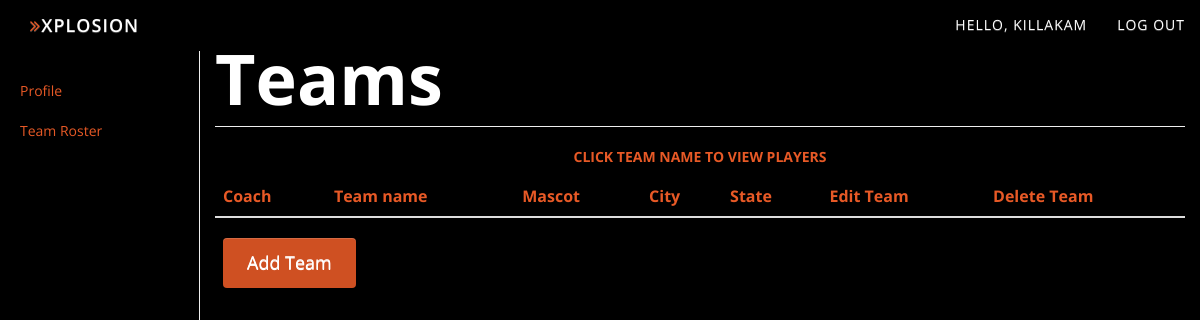
The app's page /Coach/Team/ (signed in), older data.
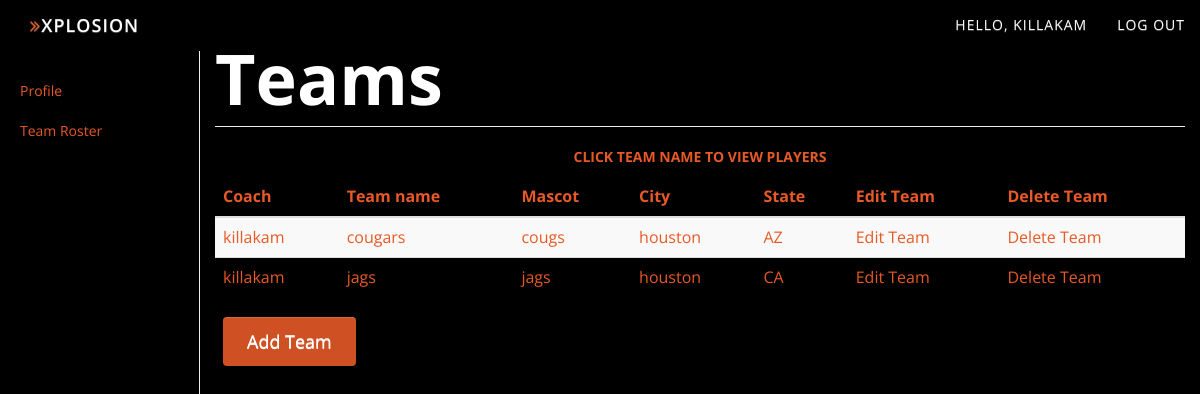
The same page, newer data.
### accounts/models.py (models this page shows, shortened)
class Teams(models.Model):
    coach = models.ForeignKey(Coachs, on_delete=models.CASCADE)
    team_name = models.CharField(max_length=40)
    mascot = models.CharField(max_length=15)
    city = models.CharField(max_length=21)
    state = models.CharField(max_length=20,choices=state_choice)

class Coachs(models.Model):
    user= models.OneToOneField(User, on_delete=models.CASCADE, unique=True, related_name='profile')
    city = models.CharField(max_length=21)
    state = models.CharField(max_length=20, choices=state_choice)
    def create_profile(sender, **kwargs):
        if kwargs['created']:
            user_profile = Coachs.objects.create(user=kwargs['instance'])
    post_save.connect(create_profile, sender=User)
    def __str__(self):
        return self.user.username

### accounts/views.py (the view)
# urls.py: url(r'^Coach/Team/$', views.Coach_Profile_Team, name='Coach_Profile_Team'),
def Coach_Profile_Team(request):
    team = request.user.profile.teams_set.all()
    args = {'team':team}
    return render(request, 'profile/Profile_Coach_Team.html', args)

### accounts/templates/profile/Profile_Coach_Team.html
{% extends 'profile/header.html' %}
{% block content %}
  <body style="background-color:#000">
   {% include 'profile/Navbar.html' %}
    <div class="container-fluid">
      <div class="row">
       {% include 'profile/Sidebar.html' %}
        <div class="col-sm-9 col-sm-offset-3 col-md-10 col-md-offset-2 main">
          <h1 class="page-header" style="color:#fff; font-size:5em">Teams</h1>
          <h5 style="text-align: center; color: #E75926;">Click team name to view players</h5>
          <div class="table-responsive">
            <table class="table table-striped" style="color:#E75926">
              <thead>
                <tr>
                  <th>Coach</th>
                  <th>Team name</th>
                  <th>Mascot</th>
                  <th>City</th>
                  <th>State</th>
                  <th>Edit Team</th>
                  <th>Delete Team</th>
                </tr>
              </thead>
              <tbody>
              {% for team in team %}
                <tr>
                  <td>{{ team.coach }}</td>
                  <td><a href="{% url 'Coach_Team_View' team.id %}" style="color:#E75926">{{ team.team_name}}</a></td>
                  <td>{{ team.mascot }}</td>
                  <td>{{ team.city }}</td>
                  <td>{{ team.state }}</td>
                  <td><a href="{% url 'Coach_Team_Update' team.id %}">Edit Team</a></td>
                  <td><a href="{% url 'Coach_Team_Delete' team.id %}">Delete Team</a></td>
                </tr>
              {% endfor %}
              </tbody>
            </table>
          </div>
            <a style="color: white" class="btn btn-default" href="{% url 'Coach_Profile_Add_Team' %}">Add Team</a>
          </div>
        </div>
      </div>
  </body>
{% endblock %}

### accounts/templates/profile/header.html (shortened to what this page needs)
{% load staticfiles %}
<html>
<head>
<link rel="stylesheet" href="https://maxcdn.bootstrapcdn.com/bootstrap/3.3.6/css/bootstrap.min.css">
<link rel="stylesheet" href="https://maxcdn.bootstrapcdn.com/bootstrap/3.3.6/css/bootstrap-theme.min.css">
<link rel='stylesheet' href='https://maxcdn.bootstrapcdn.com/font-awesome/4.5.0/css/font-awesome.min.css' >
<link rel='stylesheet' href='{% static "css/base.css" %}' />
<link rel="stylesheet" type="text/css"  href={% static 'css/bootstrap.css' %}>
<link rel="stylesheet" type="text/css" href={% static 'font-awesome/css/font-awesome.css' %}>
<link rel="stylesheet" type="text/css"  href={% static 'css/style.css' %}>
<link rel="stylesheet" type="text/css" href={% static 'css/prettyPhoto.css' %}>
</head>
<body>
{% block content %}{% endblock content %}
</body>
</html>

### accounts/templates/profile/Navbar.html (shortened to what this page needs)
   <nav class="navbar-custom navbar-fixed-top" style="background-color:#000">
      <div class="container-fluid">
        <div class="navbar-header">
          <a class="navbar-brand" href="{% url 'index'%}" ><i class="fa fa-angle-double-right"></i>Xplosion</a>
        </div>
        <div id="navbar" class="navbar-collapse collapse">
          <ul class="nav navbar-nav navbar-right">
            <li><a href="{% url 'logout'%}">Log out</a></li>
          </ul>
            <ul class="nav navbar-nav navbar-right">
            <li><a>hello, {{ user.username }}</a></li>
          </ul>
        </div>
      </div>
    </nav>

### accounts/templates/profile/Sidebar.html
       <div class="col-sm-3 col-md-2 sidebar" >
          <ul class="nav nav-sidebar" >
            <li><a href="{% url 'Coach_Profile' %}" style="color:#E75926">Profile</a></li>
            <li><a href="{% url 'Coach_Profile_Team' %}" style="color:#E75926">Team Roster</a></li>
          </ul>
        </div>

### accounts/static/css/base.css (style rules this page uses)
h1 { color: #777777; }

### accounts/static/css/style.css (style rules this page uses)
.sidebar { display: none; background-color:#000; }
@media (min-width: 768px) { .sidebar { position: fixed; top: 51px; bottom: 0; left: 0; z-index: 1000; display: block; padding: 20px; overflow-x: hidden; overflow-y: auto; background-color: #000; border-right: 1px solid #eee; } }
.navbar-collapse.collapse { display: none; }
.nav-sidebar { margin-right: -21px; margin-bottom: 20px; margin-left: -20px; }
.nav-sidebar > li > a { padding-right: 20px; padding-left: 20px; }
body, html { font-family: 'Open Sans', sans-serif; text-rendering: optimizeLegibility !important; -webkit-font-smoothing: antialiased !important; color: #777; width: 100% !important; height: 100% !important; }
h1 { font-weight: 700; }
h5 { text-transform: uppercase; font-weight: 700; line-height: 20px; }
a { color: #E75926; }
a:link { color: #E75926; }
ul, ol { list-style: none; }
ul, ol { padding: 0; webkit-padding: 0; moz-padding: 0; }
.navbar-custom { padding: 0; border-bottom: 0; letter-spacing: 1px; background: #000; text-transform: uppercase; }
.navbar-custom .navbar-brand { font-weight: 600; }
.navbar-custom .navbar-brand i.fa { color: #E75926; }
.navbar-custom a { color: #fff; }
.navbar-custom .nav li a { -webkit-transition: background .3s ease-in-out; -moz-transition: background .3s ease-in-out; transition: background .3s ease-in-out; }
.btn-default { color: #f6f6f6; background: #cf5022; border: 0; padding: 12px 24px; margin: 0 8px; font-size: 18px; transition: all 0.5s; }

Row changes from the older to the newer data that the page shows:
added Teams: coach "killakam", team_name "cougars", mascot "cougs", city "houston", state "AZ"
added Teams: coach "killakam", team_name "jags", mascot "jags", city "houston", state "CA"
